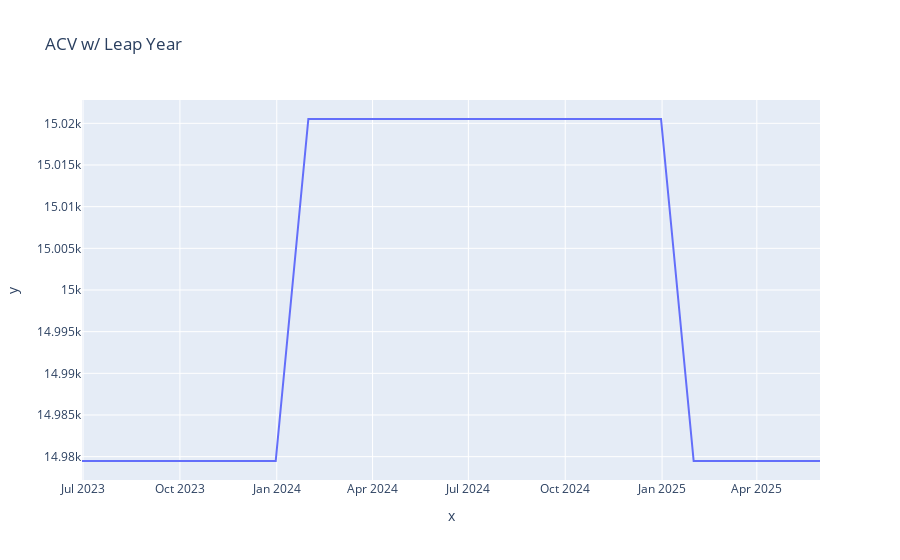
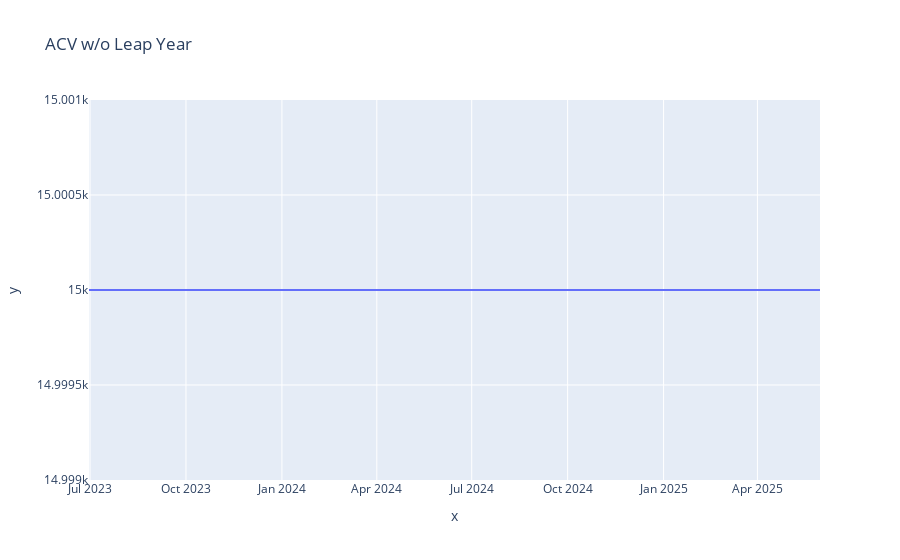

Notebook source saved alongside these figures, in order:
### Markdown cell above
Simple thought would suggest that 20k TCV of 2 years will have a 10k ACV, but **take caution when getting granular as days, because leap years will make an appearance**. Let's look at the implication of this over time. Consider the below 3 year deal and let's ask, "What is the ACV of this contract month over month? and how do leap years show in the data?"

$
\begin{matrix}
\text{Contract} & \text{Start Date} & \text{End Date} & \text{Total Contract Value} \\
\text{001} & \text{06/15/2023} & \text{06/14/2025} & 30000 
\end{matrix}
$

### Code cell
from arr import get_end_of_month_range
import numpy as np
import plotly.express as px


contract = ContractHeader(30_000, date(2023, 6, 15), date(2025, 6, 14))

date_range = get_end_of_month_range(date(2023, 6, 1), date(2025, 6, 1))

results_w_leap_year = np.array(
    [annualize(contract, month, "Day", False) for month in date_range]
)

results_wo_leap_year = np.array(
    [annualize(contract, month, "Day", True) for month in date_range]
)
fig1 = px.line(x=date_range, y=results_w_leap_year, title="ACV w/ Leap Year")
fig1.show()

fig2 = px.line(x=date_range, y=results_wo_leap_year, title="ACV w/o Leap Year")
fig2.show()

### Figure 1 — Plotly figure (JSON) as saved in the notebook; plotly's stock layout.template omitted (floating-point values rounded to 4 significant figures)
{"data": [{"hovertemplate": "x=%{x}<br>y=%{y}<extra></extra>", "legendgroup": "", "line": {"color": "#636efa", "dash": "solid"}, "marker": {"symbol": "circle"}, "mode": "lines", "name": "", "orientation": "v", "showlegend": false, "type": "scatter", "x": ["2023-06-30", "2023-07-31", "2023-08-31", "2023-09-30", "2023-10-31", "2023-11-30", "2023-12-31", "2024-01-31", "2024-02-29", "2024-03-31", "2024-04-30", "2024-05-31", "2024-06-30", "2024-07-31", "2024-08-31", "2024-09-30", "2024-10-31", "2024-11-30", "2024-12-31", "2025-01-31", "2025-02-28", "2025-03-31", "2025-04-30", "2025-05-31"], "xaxis": "x", "y": [14980.0, 14980.0, 14980.0, 14980.0, 14980.0, 14980.0, 14980.0, 15020.0, 15020.0, 15020.0, 15020.0, 15020.0, 15020.0, 15020.0, 15020.0, 15020.0, 15020.0, 15020.0, 15020.0, 14980.0, 14980.0, 14980.0, 14980.0, 14980.0], "yaxis": "y"}], "layout": {"legend": {"tracegroupgap": 0}, "title": {"text": "ACV w/ Leap Year"}, "xaxis": {"anchor": "y", "domain": [0, 1], "title": {"text": "x"}}, "yaxis": {"anchor": "x", "domain": [0, 1], "title": {"text": "y"}}}}

### Figure 2 — Plotly figure (JSON) as saved in the notebook; plotly's stock layout.template omitted (floating-point values rounded to 4 significant figures)
{"data": [{"hovertemplate": "x=%{x}<br>y=%{y}<extra></extra>", "legendgroup": "", "line": {"color": "#636efa", "dash": "solid"}, "marker": {"symbol": "circle"}, "mode": "lines", "name": "", "orientation": "v", "showlegend": false, "type": "scatter", "x": ["2023-06-30", "2023-07-31", "2023-08-31", "2023-09-30", "2023-10-31", "2023-11-30", "2023-12-31", "2024-01-31", "2024-02-29", "2024-03-31", "2024-04-30", "2024-05-31", "2024-06-30", "2024-07-31", "2024-08-31", "2024-09-30", "2024-10-31", "2024-11-30", "2024-12-31", "2025-01-31", "2025-02-28", "2025-03-31", "2025-04-30", "2025-05-31"], "xaxis": "x", "y": [15000, 15000, 15000, 15000, 15000, 15000, 15000, 15000, 15000, 15000, 15000, 15000, 15000, 15000, 15000, 15000, 15000, 15000, 15000, 15000, 15000, 15000, 15000, 15000], "yaxis": "y"}], "layout": {"legend": {"tracegroupgap": 0}, "title": {"text": "ACV w/o Leap Year"}, "xaxis": {"anchor": "y", "domain": [0, 1], "title": {"text": "x"}}, "yaxis": {"anchor": "x", "domain": [0, 1], "title": {"text": "y"}}}}
